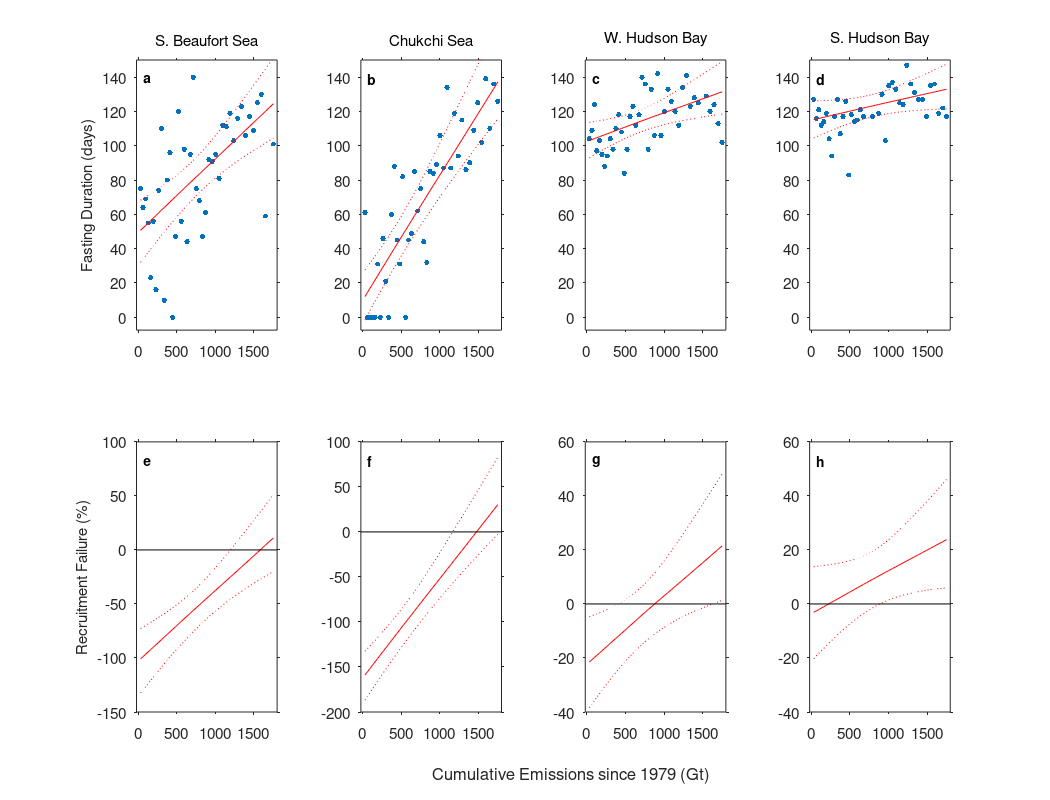
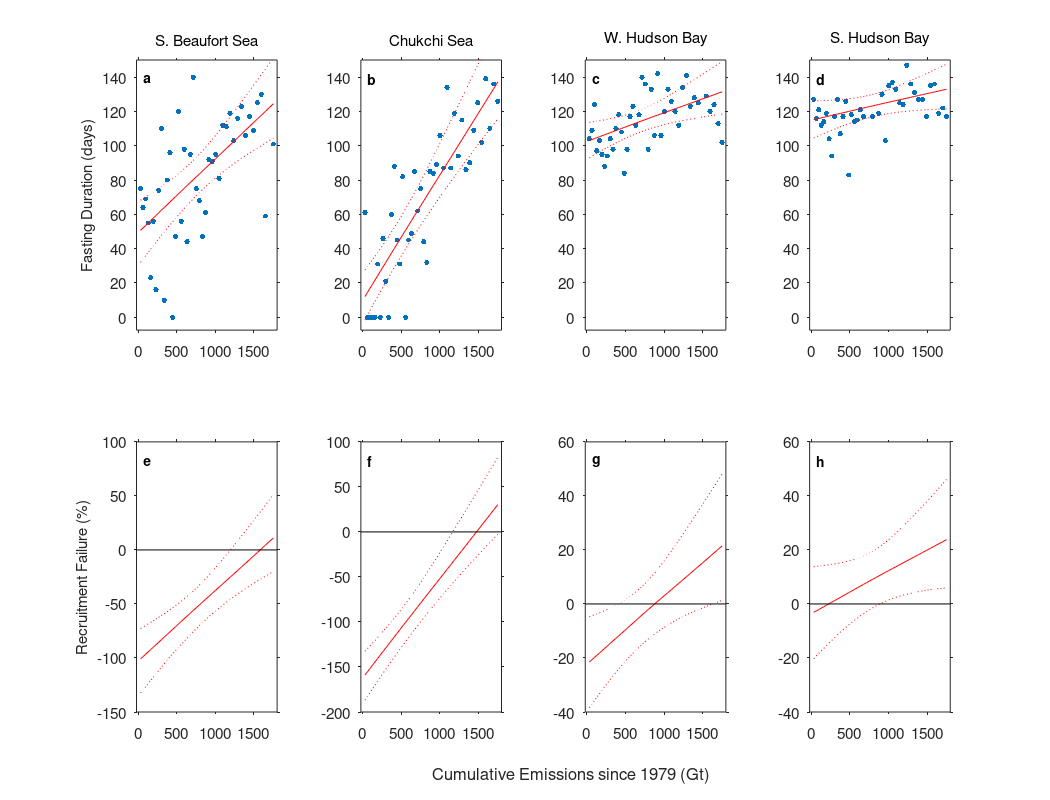

MATLAB code for these plots, in order:
% Script to make Figure 1 for main text
% all data are processed elsewhere

clear;
individuals=0; % set to one to save each panel separately

load matfiles/IFDvsCumCO2_Fit_SamplingUnc.mat MeanInterval
NarrowInterval =  MeanInterval; 
load matfiles/IFDvsCumCO2_Fit_CombinedUnc.mat   MeanInterval CumCO2 OBSIFD Nyrs yhat
load InputMatfiles/SubpopulationNames.mat

fig=figure(4); clf; 
orient(fig,'landscape');

x=CumCO2;
i=1;
N=[3:4 18:19]; % choose just the 4 key regions for this plot
for n=N
figure(4)
gca=subplot(2,4,i)

if (n>16 | n==14)  
 offset=-24;  % FD = IFD+offset
else
 offset=0;
end

phnd=patch('XData',[x; x(Nyrs:-1:1)],...
  'Ydata',[squeeze(NarrowInterval(n,:,1)) squeeze(NarrowInterval(n,Nyrs:-1:1,2))]+offset);
set(phnd,'FaceColor',[1,1,1]*0.7); set(phnd,'EdgeColor',[1,1,1]*0.7)

hold; plot(x,OBSIFD(n,:)+offset,'.','markersize',12); hold
hold; plot(x,yhat(n,:)+offset,'r-'); hold
hold; plot(x,squeeze(MeanInterval(n,:,:))+offset,'r:'); hold

set(gca,'TickDir','out');
set(gca,'fontsize',11);
xlim([-20 1800]);
ylim([-0.05*150 150]);

if i==1, hnd2=ylabel('Fasting Duration (days)','fontsize',11); end
hnd=title(abbrev_econame{n});
set(hnd,'FontWeight','normal','fontsize',11)

all=axis; letters={'a','b','c','d'};
text(all(1)+0.05*(all(2)-all(1)),all(4)-0.07*(all(4)-all(3)),letters{i},'FontWeight','bold')
set(gca,'TickDir','out', 'box','on')


if individuals==1,
   fig2=figure(1); clf;

phnd=patch('XData',[x; x(Nyrs:-1:1)],...
  'Ydata',[squeeze(NarrowInterval(n,:,1)) squeeze(NarrowInterval(n,Nyrs:-1:1,2))]+offset);
set(phnd,'FaceColor',[1,1,1]*0.7); set(phnd,'EdgeColor',[1,1,1]*0.7)

hold; plot(x,OBSIFD(n,:)+offset,'.','markersize',12); hold
hold; plot(x,yhat(n,:)+offset,'r-'); hold
hold; plot(x,squeeze(MeanInterval(n,:,:))+offset,'r:'); hold

   ax2 = fig2.CurrentAxes;
   set(ax2,'fontsize',11);
   xlim([-20 1800]);
   ylim([-0.05*150 150]);
   set(ax2,'TickDir','out');
   set(ax2,'box','on');

   print(['figures/Fig1_combo_',letters{i}],'-depsc')
end

i=i+1;

end

load matfiles/DemographicsvsCumCO2_Fit_Unc.mat yhat MeanInterval x

typename={'AFC','AFC Lactating', 'AF', 'AFY', 'AM'};
m=2; % for lactating adult females, hence recruitment impacts
i=1;
N=[3:4 18:19];
for n=N
figure(4)
gca=subplot(2,4,i+4);

plot(x,squeeze(yhat(n,m,:)),'r-'); 
hold; plot(x,squeeze(MeanInterval(n,m,:,:)),'r:'); hold
set(gca,'TickDir','out');
set(gca,'fontsize',11);
xlim([-20 1800]);
hold; plot([-20 1800],[0 0],'k-','linewidth',0.5); hold


if i==3, hnd1=xlabel('Cumulative Emissions since 1979 (Gt)','fontsize',12); end
if i==1, hnd2=ylabel('Recruitment Failure (%)','fontsize',11); end

all=axis; letters={'e','f','g','h'};
text(all(1)+0.05*(all(2)-all(1)),all(4)-0.07*(all(4)-all(3)),letters{i},'FontWeight','bold')

if individuals==1,
   fig2=figure(1); clf;

   plot(x,squeeze(yhat(n,m,:)),'r-'); 
   hold; plot(x,squeeze(MeanInterval(n,m,:,:)),'r:'); hold
   xlim([-20 1800]);
   hold; plot([-20 1800],[0 0],'k-','linewidth',0.5); hold
   ax2 = fig2.CurrentAxes;
   set(ax2,'fontsize',11)
   set(ax2,'TickDir','out')

   print(['figures/Fig1_combo_',letters{i}],'-depsc')
end

i=i+1;

end
set(hnd1,'position',[-200,-60,-1])


figure(4)
print('figures/Fig1_combo','-depsc')
print('figures/Fig1_combo','-dpng','-r300')

